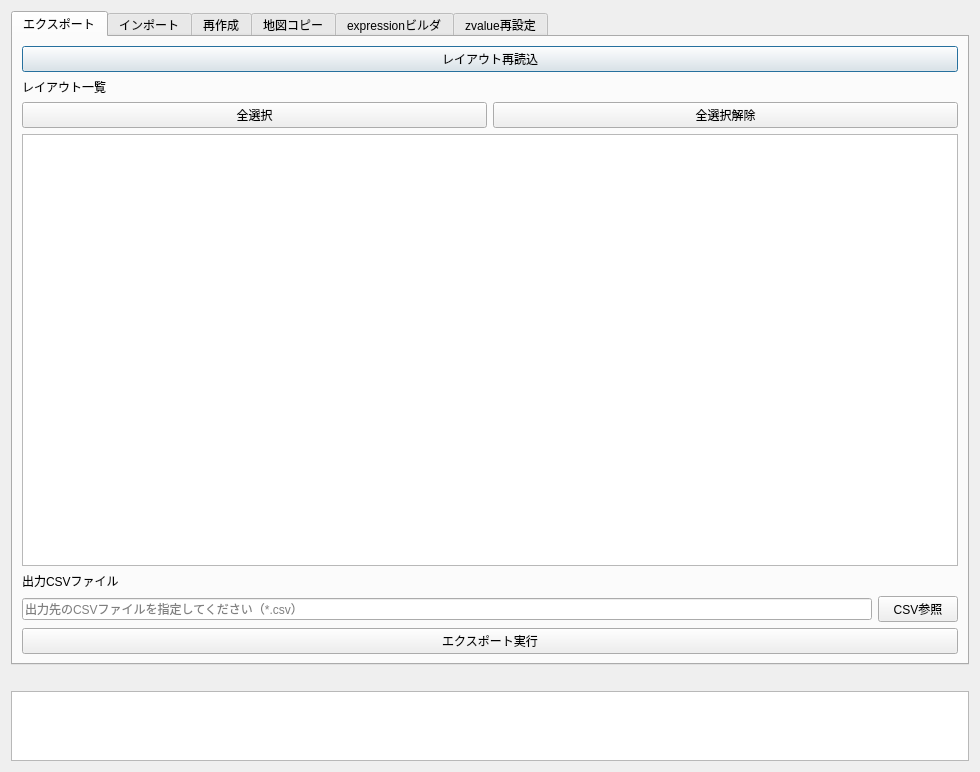
<?xml version="1.0" encoding="UTF-8"?>
<ui version="4.0">
 <class>MainDialog</class>
 <widget class="QDialog" name="MainDialog">
  <property name="geometry">
   <rect><x>0</x><y>0</y><width>980</width><height>720</height></rect>
  </property>
  <property name="windowTitle">
   <string>Layout Labo</string>
  </property>
  <layout class="QVBoxLayout" name="verticalLayoutRoot">
   <item>
    <widget class="QTabWidget" name="tabWidget">
     <widget class="QWidget" name="tabExport">
      <attribute name="title"><string>エクスポート</string></attribute>
      <layout class="QVBoxLayout" name="verticalLayoutExport">
       <item><widget class="QPushButton" name="btnExportReload"><property name="text"><string>レイアウト再読込</string></property></widget></item>
       <item><widget class="QLabel" name="labelExportLayouts"><property name="text"><string>レイアウト一覧</string></property></widget></item>
       <item>
        <layout class="QHBoxLayout" name="horizontalLayoutExportSelectButtons">
         <item><widget class="QPushButton" name="btnExportSelectAll"><property name="text"><string>全選択</string></property></widget></item>
         <item><widget class="QPushButton" name="btnExportClearSelection"><property name="text"><string>全選択解除</string></property></widget></item>
        </layout>
       </item>
       <item><widget class="QListWidget" name="listWidgetExportLayouts"/></item>
       <item><widget class="QLabel" name="labelExportCsvPath"><property name="text"><string>出力CSVファイル</string></property></widget></item>
       <item>
        <layout class="QHBoxLayout" name="horizontalLayoutExportCsv">
         <item><widget class="QLineEdit" name="lineEditExportCsv"><property name="placeholderText"><string>出力先のCSVファイルを指定してください（*.csv）</string></property></widget></item>
         <item><widget class="QPushButton" name="btnExportBrowse"><property name="text"><string>CSV参照</string></property></widget></item>
        </layout>
       </item>
       <item><widget class="QPushButton" name="btnExportRun"><property name="text"><string>エクスポート実行</string></property></widget></item>
      </layout>
     </widget>
     <widget class="QWidget" name="tabImport">
      <attribute name="title"><string>インポート</string></attribute>
      <layout class="QVBoxLayout" name="verticalLayoutImport">
       <item><widget class="QPushButton" name="btnImportReload"><property name="text"><string>レイアウト再読込</string></property></widget></item>
       <item><widget class="QLabel" name="labelImportCsvPath"><property name="text"><string>入力CSVファイル（エクスポート結果）</string></property></widget></item>
       <item>
        <layout class="QHBoxLayout" name="horizontalLayoutImportCsv">
         <item><widget class="QLineEdit" name="lineEditImportCsv"><property name="placeholderText"><string>読み込むCSVファイルを指定してください（*.csv）</string></property></widget></item>
         <item><widget class="QPushButton" name="btnImportBrowse"><property name="text"><string>CSV参照</string></property></widget></item>
        </layout>
       </item>
       <item><widget class="QLabel" name="labelImportCsvLayouts"><property name="text"><string>CSV内レイアウト</string></property></widget></item>
       <item><widget class="QListWidget" name="listWidgetImportCsvLayouts"/></item>
       <item><widget class="QLabel" name="labelImportTargetLayouts"><property name="text"><string>適用対象レイアウト</string></property></widget></item>
       <item>
        <layout class="QHBoxLayout" name="horizontalLayoutImportTargetSelectButtons">
         <item><widget class="QPushButton" name="btnImportTargetSelectAll"><property name="text"><string>全選択</string></property></widget></item>
         <item><widget class="QPushButton" name="btnImportTargetClearSelection"><property name="text"><string>全選択解除</string></property></widget></item>
        </layout>
       </item>
       <item><widget class="QListWidget" name="listWidgetImportTargetLayouts"/></item>
       <item><widget class="QPushButton" name="btnImportRun"><property name="text"><string>インポート実行</string></property></widget></item>
      </layout>
     </widget>
     <widget class="QWidget" name="tabRebuild">
      <attribute name="title"><string>再作成</string></attribute>
      <layout class="QVBoxLayout" name="verticalLayoutRebuild">
       <item><widget class="QPushButton" name="btnRebuildReload"><property name="text"><string>レイアウト再読込</string></property></widget></item>
       <item><widget class="QLabel" name="labelRebuildCsvPath"><property name="text"><string>入力CSVファイル（エクスポート結果）</string></property></widget></item>
       <item>
        <layout class="QHBoxLayout" name="horizontalLayoutRebuildCsv">
         <item><widget class="QLineEdit" name="lineEditRebuildCsv"><property name="placeholderText"><string>読み込むCSVファイルを指定してください（*.csv）</string></property></widget></item>
         <item><widget class="QPushButton" name="btnRebuildCsvBrowse"><property name="text"><string>CSV参照</string></property></widget></item>
        </layout>
       </item>
       <item><widget class="QLabel" name="labelTemplatePath"><property name="text"><string>レイアウトテンプレート（.qpt）</string></property></widget></item>
       <item>
        <layout class="QHBoxLayout" name="horizontalLayoutTemplate">
         <item><widget class="QLineEdit" name="lineEditTemplate"><property name="placeholderText"><string>再作成に使うテンプレートファイルを指定してください（*.qpt）</string></property></widget></item>
         <item><widget class="QPushButton" name="btnTemplateBrowse"><property name="text"><string>テンプレート参照</string></property></widget></item>
        </layout>
       </item>
       <item><widget class="QLabel" name="labelRebuildCsvLayouts"><property name="text"><string>CSV内レイアウト（再作成対象を選択）</string></property></widget></item>
       <item>
        <layout class="QHBoxLayout" name="horizontalLayoutRebuildSelectButtons">
         <item><widget class="QPushButton" name="btnRebuildSelectAll"><property name="text"><string>全選択</string></property></widget></item>
         <item><widget class="QPushButton" name="btnRebuildClearSelection"><property name="text"><string>全選択解除</string></property></widget></item>
        </layout>
       </item>
       <item><widget class="QListWidget" name="listWidgetRebuildCsvLayouts"/></item>
       <item><widget class="QPushButton" name="btnRebuildRun"><property name="text"><string>再作成実行</string></property></widget></item>
      </layout>
     </widget>
     <widget class="QWidget" name="tabMapCopy">
      <attribute name="title"><string>地図コピー</string></attribute>
      <layout class="QVBoxLayout" name="verticalLayoutMapCopy">
       <item><widget class="QPushButton" name="btnMapCopyReload"><property name="text"><string>レイアウト再読込</string></property></widget></item>
       <item><widget class="QLabel" name="labelMapCopySourceLayout"><property name="text"><string>元レイアウト</string></property></widget></item>
       <item><widget class="QComboBox" name="comboMapCopySourceLayout"/></item>
       <item><widget class="QLabel" name="labelMapCopySourceMap"><property name="text"><string>元地図アイテム</string></property></widget></item>
       <item><widget class="QComboBox" name="comboMapCopySourceMap"/></item>
       <item><widget class="QPushButton" name="btnMapCopyCapture"><property name="text"><string>選択地図から取得</string></property></widget></item>
       <item><widget class="QLabel" name="labelMapCopySnapshot"><property name="text"><string>取得したスナップショット</string></property></widget></item>
       <item><widget class="QTextEdit" name="textEditMapCopySnapshot"/></item>
       <item><widget class="QLabel" name="labelMapCopyTargetLayout"><property name="text"><string>コピー先レイアウト</string></property></widget></item>
       <item><widget class="QComboBox" name="comboMapCopyTargetLayout"/></item>
       <item><widget class="QLabel" name="labelMapCopyTargetMaps"><property name="text"><string>コピー先地図アイテム（複数選択可）</string></property></widget></item>
       <item>
        <layout class="QHBoxLayout" name="horizontalLayoutMapCopyTargetSelectButtons">
         <item><widget class="QPushButton" name="btnMapCopyTargetSelectAll"><property name="text"><string>全選択</string></property></widget></item>
         <item><widget class="QPushButton" name="btnMapCopyTargetClearSelection"><property name="text"><string>全選択解除</string></property></widget></item>
        </layout>
       </item>
       <item><widget class="QListWidget" name="listWidgetMapCopyTargets"/></item>
       <item>
        <layout class="QHBoxLayout" name="horizontalLayoutMapCopyOptions">
         <item><widget class="QCheckBox" name="checkMapCopyExtent"><property name="text"><string>EXTENTをコピー</string></property></widget></item>
         <item><widget class="QCheckBox" name="checkMapCopyExpression"><property name="text"><string>expressionをコピー</string></property></widget></item>
        </layout>
       </item>
      <item><widget class="QPushButton" name="btnMapCopyRun"><property name="text"><string>コピー実施</string></property></widget></item>
      </layout>
     </widget>
     <widget class="QWidget" name="tabExpressionBuilder">
      <attribute name="title"><string>expressionビルダ</string></attribute>
      <layout class="QVBoxLayout" name="verticalLayoutExpressionBuilder">
       <item><widget class="QPushButton" name="btnExpressionReload"><property name="text"><string>レイアウト/レイヤ再読込</string></property></widget></item>
       <item><widget class="QLabel" name="labelExpressionAvailableLayers"><property name="text"><string>利用可能レイヤ（レイヤパネル順）</string></property></widget></item>
       <item><widget class="QListWidget" name="listWidgetExpressionAvailableLayers"/></item>
       <item>
        <layout class="QHBoxLayout" name="horizontalLayoutExpressionSelectButtons">
         <item><widget class="QPushButton" name="btnExpressionAddLayer"><property name="text"><string>追加 ↓</string></property></widget></item>
         <item><widget class="QPushButton" name="btnExpressionRemoveLayer"><property name="text"><string>除去 ↑</string></property></widget></item>
        </layout>
       </item>
       <item><widget class="QLabel" name="labelExpressionSelectedLayers"><property name="text"><string>expression対象レイヤ（上から順に連結）</string></property></widget></item>
       <item><widget class="QListWidget" name="listWidgetExpressionSelectedLayers"/></item>
       <item>
        <layout class="QHBoxLayout" name="horizontalLayoutExpressionOrderButtons">
         <item><widget class="QPushButton" name="btnExpressionMoveUp"><property name="text"><string>上へ</string></property></widget></item>
         <item><widget class="QPushButton" name="btnExpressionMoveDown"><property name="text"><string>下へ</string></property></widget></item>
         <item><widget class="QPushButton" name="btnExpressionBuild"><property name="text"><string>expression生成</string></property></widget></item>
        </layout>
       </item>
       <item><widget class="QLabel" name="labelExpressionPreview"><property name="text"><string>生成expression</string></property></widget></item>
       <item><widget class="QTextEdit" name="textEditExpressionPreview"/></item>
       <item><widget class="QLabel" name="labelExpressionTargetLayout"><property name="text"><string>適用先レイアウト</string></property></widget></item>
       <item><widget class="QComboBox" name="comboExpressionTargetLayout"/></item>
       <item><widget class="QLabel" name="labelExpressionTargetMaps"><property name="text"><string>適用先地図アイテム（複数選択可）</string></property></widget></item>
       <item>
        <layout class="QHBoxLayout" name="horizontalLayoutExpressionTargetSelectButtons">
         <item><widget class="QPushButton" name="btnExpressionTargetSelectAll"><property name="text"><string>全選択</string></property></widget></item>
         <item><widget class="QPushButton" name="btnExpressionTargetClearSelection"><property name="text"><string>全選択解除</string></property></widget></item>
        </layout>
       </item>
       <item><widget class="QListWidget" name="listWidgetExpressionTargetMaps"/></item>
      <item><widget class="QPushButton" name="btnExpressionApply"><property name="text"><string>expression適用</string></property></widget></item>
      </layout>
     </widget>
     <widget class="QWidget" name="tabZOrder">
      <attribute name="title"><string>zvalue再設定</string></attribute>
      <layout class="QVBoxLayout" name="verticalLayoutZOrder">
       <item><widget class="QPushButton" name="btnZOrderReload"><property name="text"><string>レイアウト再読込</string></property></widget></item>
       <item><widget class="QLabel" name="labelZOrderTargetLayouts"><property name="text"><string>zvalue再設定対象レイアウト</string></property></widget></item>
       <item>
        <layout class="QHBoxLayout" name="horizontalLayoutZOrderSelectButtons">
         <item><widget class="QPushButton" name="btnZOrderSelectAll"><property name="text"><string>全選択</string></property></widget></item>
         <item><widget class="QPushButton" name="btnZOrderClearSelection"><property name="text"><string>全選択解除</string></property></widget></item>
        </layout>
       </item>
       <item><widget class="QListWidget" name="listWidgetZOrderTargetLayouts"/></item>
       <item><widget class="QPushButton" name="btnZOrderRun"><property name="text"><string>ページ考慮zvalue再設定を実行</string></property></widget></item>
      </layout>
     </widget>
    </widget>
   </item>
   <item><widget class="QLabel" name="labelSummary"><property name="text"><string/></property></widget></item>
   <item><widget class="QTextEdit" name="textEditLogs"/></item>
  </layout>
 </widget>
 <resources/>
 <connections/>
</ui>
